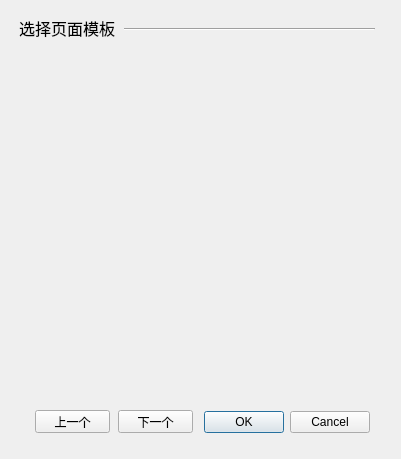
<?xml version="1.0" encoding="UTF-8"?>
<ui version="4.0">
 <class>SelectTemplateDialog</class>
 <widget class="QDialog" name="SelectTemplateDialog">
  <property name="geometry">
   <rect>
    <x>0</x>
    <y>0</y>
    <width>401</width>
    <height>459</height>
   </rect>
  </property>
  <property name="windowTitle">
   <string>选择模版</string>
  </property>
  <widget class="QDialogButtonBox" name="buttonBox">
   <property name="geometry">
    <rect>
     <x>29</x>
     <y>406</y>
     <width>341</width>
     <height>32</height>
    </rect>
   </property>
   <property name="orientation">
    <enum>Qt::Horizontal</enum>
   </property>
   <property name="standardButtons">
    <set>QDialogButtonBox::Cancel|QDialogButtonBox::Ok</set>
   </property>
  </widget>
  <widget class="QLabel" name="TemplateIcon">
   <property name="geometry">
    <rect>
     <x>97</x>
     <y>70</y>
     <width>201</width>
     <height>291</height>
    </rect>
   </property>
   <property name="text">
    <string/>
   </property>
   <property name="pixmap">
    <pixmap>:/template_icons/source/templates/template_1.png</pixmap>
   </property>
  </widget>
  <widget class="QLabel" name="label_2">
   <property name="geometry">
    <rect>
     <x>19</x>
     <y>17</y>
     <width>101</width>
     <height>21</height>
    </rect>
   </property>
   <property name="font">
    <font>
     <family>Arial</family>
     <pointsize>12</pointsize>
     <weight>50</weight>
     <bold>false</bold>
    </font>
   </property>
   <property name="text">
    <string>选择页面模板</string>
   </property>
  </widget>
  <widget class="Line" name="line">
   <property name="geometry">
    <rect>
     <x>124</x>
     <y>21</y>
     <width>251</width>
     <height>16</height>
    </rect>
   </property>
   <property name="orientation">
    <enum>Qt::Horizontal</enum>
   </property>
  </widget>
  <widget class="QPushButton" name="LastTemplateButton">
   <property name="geometry">
    <rect>
     <x>35</x>
     <y>410</y>
     <width>75</width>
     <height>23</height>
    </rect>
   </property>
   <property name="text">
    <string>上一个</string>
   </property>
  </widget>
  <widget class="QPushButton" name="NextTemplateButton">
   <property name="geometry">
    <rect>
     <x>118</x>
     <y>410</y>
     <width>75</width>
     <height>23</height>
    </rect>
   </property>
   <property name="text">
    <string>下一个</string>
   </property>
  </widget>
  <widget class="QLabel" name="CountLabel">
   <property name="geometry">
    <rect>
     <x>158</x>
     <y>370</y>
     <width>71</width>
     <height>16</height>
    </rect>
   </property>
   <property name="font">
    <font>
     <family>Arial</family>
     <pointsize>11</pointsize>
     <weight>50</weight>
     <bold>false</bold>
    </font>
   </property>
   <property name="text">
    <string/>
   </property>
  </widget>
 </widget>
 <resources/>
 <connections>
  <connection>
   <sender>buttonBox</sender>
   <signal>accepted()</signal>
   <receiver>SelectTemplateDialog</receiver>
   <slot>accept()</slot>
   <hints>
    <hint type="sourcelabel">
     <x>248</x>
     <y>254</y>
    </hint>
    <hint type="destinationlabel">
     <x>157</x>
     <y>274</y>
    </hint>
   </hints>
  </connection>
  <connection>
   <sender>buttonBox</sender>
   <signal>rejected()</signal>
   <receiver>SelectTemplateDialog</receiver>
   <slot>reject()</slot>
   <hints>
    <hint type="sourcelabel">
     <x>316</x>
     <y>260</y>
    </hint>
    <hint type="destinationlabel">
     <x>286</x>
     <y>274</y>
    </hint>
   </hints>
  </connection>
 </connections>
</ui>
